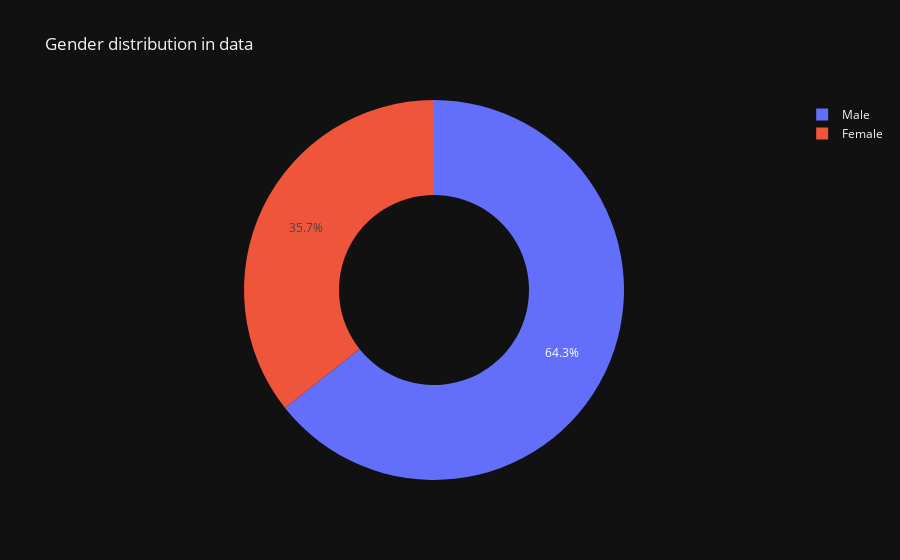

The notebook cell this image was saved under:
### Code cell
px.pie(gender_count, 
       gender_count.index, 
       gender_count.values, 
       title='Gender distribution in data',
       template='plotly_dark',
       hole=0.5)

### Figure 1 — Plotly figure (JSON) as saved in the notebook; plotly's stock layout.template omitted (floating-point values rounded to 4 significant figures)
{"data": [{"domain": {"x": [0, 1], "y": [0, 1]}, "hole": 0.5, "hovertemplate": "sex=%{label}<br>value=%{value}<extra></extra>", "labels": ["Male", "Female"], "legendgroup": "", "name": "", "showlegend": true, "type": "pie", "values": [157, 87]}], "layout": {"legend": {"tracegroupgap": 0}, "title": {"text": "Gender distribution in data"}}}
